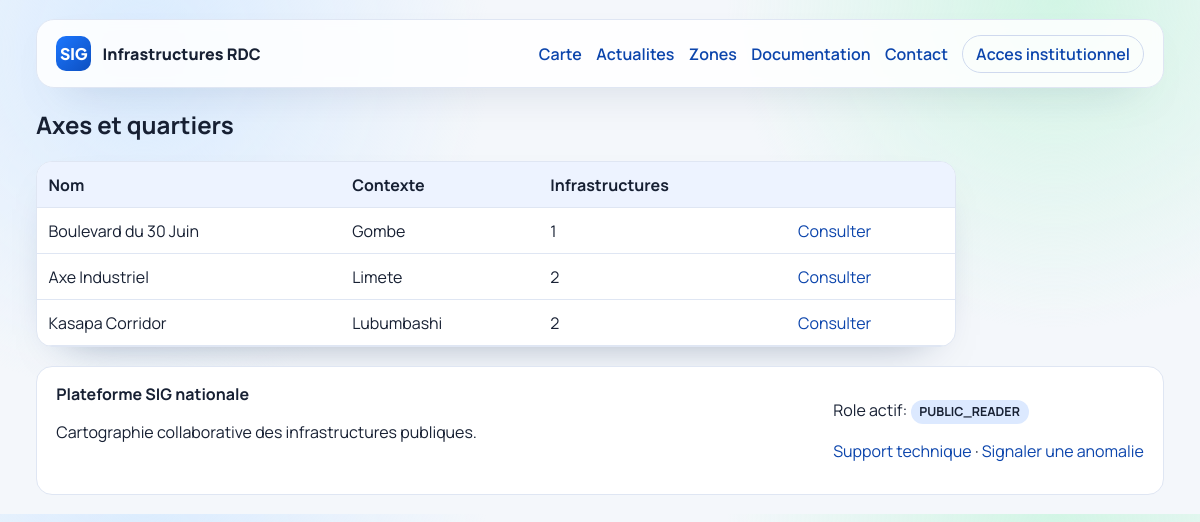
The app's page /zones/axes with its own data.
### portal/models.py (models this page shows, shortened)
class Axis(models.Model):
    city = models.ForeignKey(City, on_delete=models.CASCADE, related_name="axes")
    name = models.CharField(max_length=160)
    class Meta:
        ordering = ["name"]
        unique_together = [("city", "name")]

class City(models.Model):
    province = models.ForeignKey(Province, on_delete=models.CASCADE, related_name="cities")
    name = models.CharField(max_length=120)
    class Meta:
        ordering = ["name"]
        unique_together = [("province", "name")]

### portal/views.py (the view)
# urls.py: path("zones/axes", views.zone_axes, name="zone_axes"),
def zone_axes(request):
    axes = Axis.objects.select_related("city", "city__province").annotate(feature_count=Count("features"))
    return render(request, "portal/zone_list.html", {"title": "Axes et quartiers", "items": axes, "item_type": "axis"})

### portal/context_processors.py (called while the page is built)
def navigation_context(request):
    return {
        "current_role": get_user_role(getattr(request, "user", None)),
    }

### portal/utils.py (called while the page is built, shortened)
def get_user_role(user):
    if not user or not user.is_authenticated:
        return UserProfile.Role.PUBLIC_READER

### portal/templates/portal/zone_list.html (shortened to what this page needs)
{% extends 'portal/base.html' %}
{% block content %}
<section class="narrow-page">
  <h1>{{ title }}</h1>
  <div class="table-wrap">
    <table>
      <thead>
        <tr>
          <th>Nom</th>
          <th>Contexte</th>
          <th>Infrastructures</th>
          <th></th>
        </tr>
      </thead>
      <tbody>
        {% for item in items %}
          <tr>
            <td>{{ item.name }}</td>
            <td>
              {% if item_type == 'city' %}
                {{ item.province.name }}
              {% elif item_type == 'axis' %}
                {{ item.city.name }}
              {% else %}
                {{ item.code }}
              {% endif %}
            </td>
            <td>{{ item.feature_count }}</td>
            <td>
              {% if item_type == 'province' %}
                <a href="{% url 'portal:zone_province_detail' item.id %}">Consulter</a>
              {% elif item_type == 'city' %}
                <a href="{% url 'portal:zone_city_detail' item.id %}">Consulter</a>
              {% else %}
                <a href="{% url 'portal:zone_axis_detail' item.id %}">Consulter</a>
              {% endif %}
            </td>
          </tr>
        {% empty %}
          <tr><td colspan="4">Aucune donnee.</td></tr>
        {% endfor %}
      </tbody>
    </table>
  </div>
</section>
{% endblock %}

### portal/static/portal/css/site.css (style rules this page uses)
:root { --bg: #f4f7fb; --panel: #ffffff; --ink: #172033; --muted: #5f6b7c; --primary: #1464f4; --primary-strong: #0c45ac; --success: #1f9f5a; --danger: #cf4343; --border: #dfe6f3; --shadow: 0 18px 45px -30px rgba(7, 32, 76, 0.5); }
* { box-sizing: border-box; }
body { margin: 0; font-family: 'Manrope', sans-serif; color: var(--ink); background: radial-gradient(circle at 12% 10%, #d9ebff 0, transparent 30%), radial-gradient(circle at 88% 0%, #d2f5e5 0, transparent 28%), var(--bg); }
a { color: var(--primary-strong); text-decoration: none; }
.table-wrap { overflow-x: auto; background: #fff; border: 1px solid var(--border); border-radius: 16px; box-shadow: var(--shadow); }
table { width: 100%; border-collapse: collapse; min-width: 760px; }
thead { background: #edf3ff; }
th, td { text-align: left; padding: 0.72rem; border-bottom: 1px solid var(--border); vertical-align: top; }
.narrow-page { width: min(920px, 100%); }

### records on screen
Axis: name "Boulevard du 30 Juin", city.name "Gombe", feature_count "1"
Axis: name "Axe Industriel", city.name "Limete", feature_count "2"
Axis: name "Kasapa Corridor", city.name "Lubumbashi", feature_count "2"

### other values on screen
{{ title }} "Axes et quartiers"
{{ current_role }} "PUBLIC_READER"
